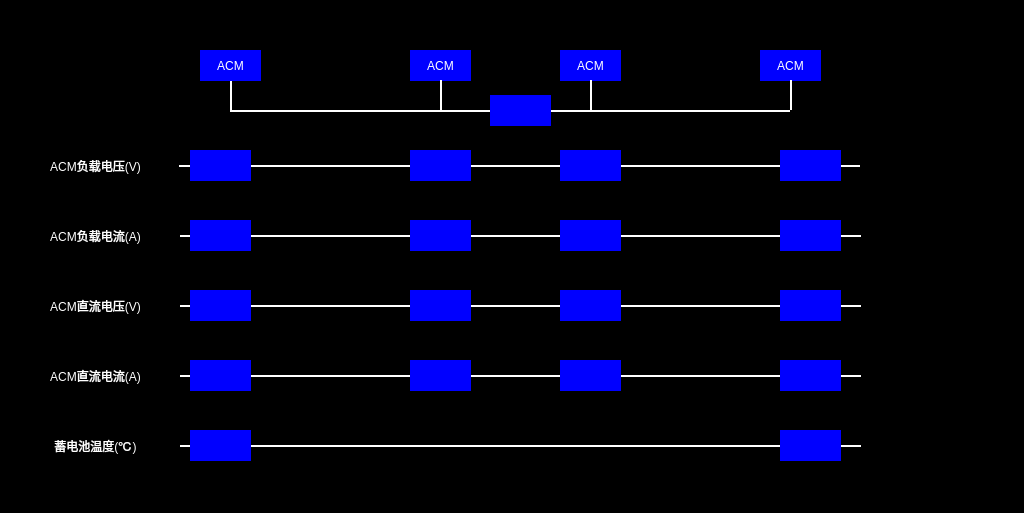
<?xml version="1.0" encoding="UTF-8"?>
<ui version="4.0">
 <class>VehicleSIVPage</class>
 <widget class="QWidget" name="VehicleSIVPage">
  <property name="geometry">
   <rect>
    <x>0</x>
    <y>0</y>
    <width>1024</width>
    <height>513</height>
   </rect>
  </property>
  <property name="windowTitle">
   <string>Form</string>
  </property>
  <property name="styleSheet">
   <string notr="true">QWidget
{
	background-color:black;
}
QLabel
{
	font: 20px, &quot;微软雅黑&quot;;
	color:white;
background-color:blue;
}
QPushButton
{
	background-color:brown ;
	border-top: 2px solid white;	
	border-left: 2px solid white;
}</string>
  </property>
  <widget class="QLabel" name="BCTTC1lbl">
   <property name="geometry">
    <rect>
     <x>190</x>
     <y>430</y>
     <width>61</width>
     <height>31</height>
    </rect>
   </property>
   <property name="text">
    <string/>
   </property>
   <property name="alignment">
    <set>Qt::AlignCenter</set>
   </property>
  </widget>
  <widget class="QLabel" name="LOADVM2lbl">
   <property name="geometry">
    <rect>
     <x>560</x>
     <y>150</y>
     <width>61</width>
     <height>31</height>
    </rect>
   </property>
   <property name="text">
    <string/>
   </property>
   <property name="alignment">
    <set>Qt::AlignCenter</set>
   </property>
  </widget>
  <widget class="QLabel" name="LOADVTC2lbl">
   <property name="geometry">
    <rect>
     <x>780</x>
     <y>150</y>
     <width>61</width>
     <height>31</height>
    </rect>
   </property>
   <property name="text">
    <string/>
   </property>
   <property name="alignment">
    <set>Qt::AlignCenter</set>
   </property>
  </widget>
  <widget class="QLabel" name="DCVTC2lbl">
   <property name="geometry">
    <rect>
     <x>780</x>
     <y>290</y>
     <width>61</width>
     <height>31</height>
    </rect>
   </property>
   <property name="text">
    <string/>
   </property>
   <property name="alignment">
    <set>Qt::AlignCenter</set>
   </property>
  </widget>
  <widget class="QLabel" name="DCVM2lbl">
   <property name="geometry">
    <rect>
     <x>560</x>
     <y>290</y>
     <width>61</width>
     <height>31</height>
    </rect>
   </property>
   <property name="text">
    <string/>
   </property>
   <property name="alignment">
    <set>Qt::AlignCenter</set>
   </property>
  </widget>
  <widget class="QLabel" name="lbl1_9">
   <property name="geometry">
    <rect>
     <x>180</x>
     <y>235</y>
     <width>681</width>
     <height>2</height>
    </rect>
   </property>
   <property name="styleSheet">
    <string notr="true">background-color:white;</string>
   </property>
   <property name="text">
    <string/>
   </property>
   <property name="alignment">
    <set>Qt::AlignCenter</set>
   </property>
  </widget>
  <widget class="QLabel" name="LOADVTC1lbl">
   <property name="geometry">
    <rect>
     <x>190</x>
     <y>150</y>
     <width>61</width>
     <height>31</height>
    </rect>
   </property>
   <property name="text">
    <string/>
   </property>
   <property name="alignment">
    <set>Qt::AlignCenter</set>
   </property>
  </widget>
  <widget class="QLabel" name="lbl1_6">
   <property name="geometry">
    <rect>
     <x>20</x>
     <y>430</y>
     <width>151</width>
     <height>31</height>
    </rect>
   </property>
   <property name="styleSheet">
    <string notr="true">background-color:black;</string>
   </property>
   <property name="text">
    <string>蓄电池温度(℃)</string>
   </property>
   <property name="alignment">
    <set>Qt::AlignCenter</set>
   </property>
  </widget>
  <widget class="QLabel" name="lbl1_5">
   <property name="geometry">
    <rect>
     <x>20</x>
     <y>360</y>
     <width>151</width>
     <height>31</height>
    </rect>
   </property>
   <property name="styleSheet">
    <string notr="true">background-color:black;</string>
   </property>
   <property name="text">
    <string>ACM直流电流(A)</string>
   </property>
   <property name="alignment">
    <set>Qt::AlignCenter</set>
   </property>
  </widget>
  <widget class="QLabel" name="LOADAM2lbl">
   <property name="geometry">
    <rect>
     <x>560</x>
     <y>220</y>
     <width>61</width>
     <height>31</height>
    </rect>
   </property>
   <property name="text">
    <string/>
   </property>
   <property name="alignment">
    <set>Qt::AlignCenter</set>
   </property>
  </widget>
  <widget class="QLabel" name="LOADAM1lbl">
   <property name="geometry">
    <rect>
     <x>410</x>
     <y>220</y>
     <width>61</width>
     <height>31</height>
    </rect>
   </property>
   <property name="text">
    <string/>
   </property>
   <property name="alignment">
    <set>Qt::AlignCenter</set>
   </property>
  </widget>
  <widget class="QLabel" name="DCATC2lbl">
   <property name="geometry">
    <rect>
     <x>780</x>
     <y>360</y>
     <width>61</width>
     <height>31</height>
    </rect>
   </property>
   <property name="text">
    <string/>
   </property>
   <property name="alignment">
    <set>Qt::AlignCenter</set>
   </property>
  </widget>
  <widget class="QLabel" name="LOADATC1lbl">
   <property name="geometry">
    <rect>
     <x>190</x>
     <y>220</y>
     <width>61</width>
     <height>31</height>
    </rect>
   </property>
   <property name="text">
    <string/>
   </property>
   <property name="alignment">
    <set>Qt::AlignCenter</set>
   </property>
  </widget>
  <widget class="QLabel" name="LOADATC2lbl">
   <property name="geometry">
    <rect>
     <x>780</x>
     <y>220</y>
     <width>61</width>
     <height>31</height>
    </rect>
   </property>
   <property name="text">
    <string/>
   </property>
   <property name="alignment">
    <set>Qt::AlignCenter</set>
   </property>
  </widget>
  <widget class="QLabel" name="lbl1_11">
   <property name="geometry">
    <rect>
     <x>180</x>
     <y>375</y>
     <width>681</width>
     <height>2</height>
    </rect>
   </property>
   <property name="styleSheet">
    <string notr="true">background-color:white;</string>
   </property>
   <property name="text">
    <string/>
   </property>
   <property name="alignment">
    <set>Qt::AlignCenter</set>
   </property>
  </widget>
  <widget class="QLabel" name="DCVM1lbl">
   <property name="geometry">
    <rect>
     <x>410</x>
     <y>290</y>
     <width>61</width>
     <height>31</height>
    </rect>
   </property>
   <property name="text">
    <string/>
   </property>
   <property name="alignment">
    <set>Qt::AlignCenter</set>
   </property>
  </widget>
  <widget class="QLabel" name="lbl1_8">
   <property name="geometry">
    <rect>
     <x>179</x>
     <y>165</y>
     <width>681</width>
     <height>2</height>
    </rect>
   </property>
   <property name="styleSheet">
    <string notr="true">background-color:white;</string>
   </property>
   <property name="text">
    <string/>
   </property>
   <property name="alignment">
    <set>Qt::AlignCenter</set>
   </property>
  </widget>
  <widget class="QLabel" name="DCVTC1lbl">
   <property name="geometry">
    <rect>
     <x>190</x>
     <y>290</y>
     <width>61</width>
     <height>31</height>
    </rect>
   </property>
   <property name="text">
    <string/>
   </property>
   <property name="alignment">
    <set>Qt::AlignCenter</set>
   </property>
  </widget>
  <widget class="QLabel" name="lbl1_10">
   <property name="geometry">
    <rect>
     <x>180</x>
     <y>305</y>
     <width>681</width>
     <height>2</height>
    </rect>
   </property>
   <property name="styleSheet">
    <string notr="true">background-color:white;</string>
   </property>
   <property name="text">
    <string/>
   </property>
   <property name="alignment">
    <set>Qt::AlignCenter</set>
   </property>
  </widget>
  <widget class="QLabel" name="BCTTC2lbl">
   <property name="geometry">
    <rect>
     <x>780</x>
     <y>430</y>
     <width>61</width>
     <height>31</height>
    </rect>
   </property>
   <property name="text">
    <string/>
   </property>
   <property name="alignment">
    <set>Qt::AlignCenter</set>
   </property>
  </widget>
  <widget class="QLabel" name="lbl1_4">
   <property name="geometry">
    <rect>
     <x>20</x>
     <y>290</y>
     <width>151</width>
     <height>31</height>
    </rect>
   </property>
   <property name="styleSheet">
    <string notr="true">background-color:black;</string>
   </property>
   <property name="text">
    <string>ACM直流电压(V)</string>
   </property>
   <property name="alignment">
    <set>Qt::AlignCenter</set>
   </property>
  </widget>
  <widget class="QLabel" name="LOADVM1lbl">
   <property name="geometry">
    <rect>
     <x>410</x>
     <y>150</y>
     <width>61</width>
     <height>31</height>
    </rect>
   </property>
   <property name="text">
    <string/>
   </property>
   <property name="alignment">
    <set>Qt::AlignCenter</set>
   </property>
  </widget>
  <widget class="QLabel" name="lbl1_3">
   <property name="geometry">
    <rect>
     <x>20</x>
     <y>220</y>
     <width>151</width>
     <height>31</height>
    </rect>
   </property>
   <property name="styleSheet">
    <string notr="true">background-color:black;</string>
   </property>
   <property name="text">
    <string>ACM负载电流(A)</string>
   </property>
   <property name="alignment">
    <set>Qt::AlignCenter</set>
   </property>
  </widget>
  <widget class="QLabel" name="lbl1_12">
   <property name="geometry">
    <rect>
     <x>180</x>
     <y>445</y>
     <width>681</width>
     <height>2</height>
    </rect>
   </property>
   <property name="styleSheet">
    <string notr="true">background-color:white;</string>
   </property>
   <property name="text">
    <string/>
   </property>
   <property name="alignment">
    <set>Qt::AlignCenter</set>
   </property>
  </widget>
  <widget class="QLabel" name="DCATC1lbl">
   <property name="geometry">
    <rect>
     <x>190</x>
     <y>360</y>
     <width>61</width>
     <height>31</height>
    </rect>
   </property>
   <property name="text">
    <string/>
   </property>
   <property name="alignment">
    <set>Qt::AlignCenter</set>
   </property>
  </widget>
  <widget class="QLabel" name="lbl1_2">
   <property name="geometry">
    <rect>
     <x>20</x>
     <y>150</y>
     <width>151</width>
     <height>31</height>
    </rect>
   </property>
   <property name="styleSheet">
    <string notr="true">background-color:black;</string>
   </property>
   <property name="text">
    <string>ACM负载电压(V)</string>
   </property>
   <property name="alignment">
    <set>Qt::AlignCenter</set>
   </property>
  </widget>
  <widget class="QLabel" name="DCAM1lbl">
   <property name="geometry">
    <rect>
     <x>410</x>
     <y>360</y>
     <width>61</width>
     <height>31</height>
    </rect>
   </property>
   <property name="text">
    <string/>
   </property>
   <property name="alignment">
    <set>Qt::AlignCenter</set>
   </property>
  </widget>
  <widget class="QLabel" name="DCAM2lbl">
   <property name="geometry">
    <rect>
     <x>560</x>
     <y>360</y>
     <width>61</width>
     <height>31</height>
    </rect>
   </property>
   <property name="text">
    <string/>
   </property>
   <property name="alignment">
    <set>Qt::AlignCenter</set>
   </property>
  </widget>
  <widget class="QLabel" name="lbl1_13">
   <property name="geometry">
    <rect>
     <x>230</x>
     <y>110</y>
     <width>560</width>
     <height>2</height>
    </rect>
   </property>
   <property name="styleSheet">
    <string notr="true">background-color:white;</string>
   </property>
   <property name="text">
    <string/>
   </property>
   <property name="alignment">
    <set>Qt::AlignCenter</set>
   </property>
  </widget>
  <widget class="QLabel" name="lbl1_14">
   <property name="geometry">
    <rect>
     <x>230</x>
     <y>80</y>
     <width>2</width>
     <height>30</height>
    </rect>
   </property>
   <property name="styleSheet">
    <string notr="true">background-color:white;</string>
   </property>
   <property name="text">
    <string/>
   </property>
   <property name="alignment">
    <set>Qt::AlignCenter</set>
   </property>
  </widget>
  <widget class="QLabel" name="ACMTC1lbl">
   <property name="geometry">
    <rect>
     <x>200</x>
     <y>50</y>
     <width>61</width>
     <height>31</height>
    </rect>
   </property>
   <property name="text">
    <string>ACM</string>
   </property>
   <property name="alignment">
    <set>Qt::AlignCenter</set>
   </property>
  </widget>
  <widget class="QLabel" name="ACMM1lbl">
   <property name="geometry">
    <rect>
     <x>410</x>
     <y>50</y>
     <width>61</width>
     <height>31</height>
    </rect>
   </property>
   <property name="text">
    <string>ACM</string>
   </property>
   <property name="alignment">
    <set>Qt::AlignCenter</set>
   </property>
  </widget>
  <widget class="QLabel" name="lbl1_15">
   <property name="geometry">
    <rect>
     <x>440</x>
     <y>80</y>
     <width>2</width>
     <height>30</height>
    </rect>
   </property>
   <property name="styleSheet">
    <string notr="true">background-color:white;</string>
   </property>
   <property name="text">
    <string/>
   </property>
   <property name="alignment">
    <set>Qt::AlignCenter</set>
   </property>
  </widget>
  <widget class="QLabel" name="ACMM2lbl">
   <property name="geometry">
    <rect>
     <x>560</x>
     <y>50</y>
     <width>61</width>
     <height>31</height>
    </rect>
   </property>
   <property name="text">
    <string>ACM</string>
   </property>
   <property name="alignment">
    <set>Qt::AlignCenter</set>
   </property>
  </widget>
  <widget class="QLabel" name="lbl1_16">
   <property name="geometry">
    <rect>
     <x>590</x>
     <y>80</y>
     <width>2</width>
     <height>30</height>
    </rect>
   </property>
   <property name="styleSheet">
    <string notr="true">background-color:white;</string>
   </property>
   <property name="text">
    <string/>
   </property>
   <property name="alignment">
    <set>Qt::AlignCenter</set>
   </property>
  </widget>
  <widget class="QLabel" name="ACMTC2lbl">
   <property name="geometry">
    <rect>
     <x>760</x>
     <y>50</y>
     <width>61</width>
     <height>31</height>
    </rect>
   </property>
   <property name="text">
    <string>ACM</string>
   </property>
   <property name="alignment">
    <set>Qt::AlignCenter</set>
   </property>
  </widget>
  <widget class="QLabel" name="lbl1_17">
   <property name="geometry">
    <rect>
     <x>790</x>
     <y>80</y>
     <width>2</width>
     <height>30</height>
    </rect>
   </property>
   <property name="styleSheet">
    <string notr="true">background-color:white;</string>
   </property>
   <property name="text">
    <string/>
   </property>
   <property name="alignment">
    <set>Qt::AlignCenter</set>
   </property>
  </widget>
  <widget class="QLabel" name="ACMKMlbl">
   <property name="geometry">
    <rect>
     <x>490</x>
     <y>95</y>
     <width>61</width>
     <height>31</height>
    </rect>
   </property>
   <property name="styleSheet">
    <string notr="true">border-image: url(:/images/images/ACMKMclose.bmp);</string>
   </property>
   <property name="text">
    <string/>
   </property>
   <property name="alignment">
    <set>Qt::AlignCenter</set>
   </property>
  </widget>
  <zorder>lbl1_11</zorder>
  <zorder>lbl1_9</zorder>
  <zorder>lbl1_10</zorder>
  <zorder>lbl1_12</zorder>
  <zorder>lbl1_8</zorder>
  <zorder>BCTTC1lbl</zorder>
  <zorder>LOADVM2lbl</zorder>
  <zorder>LOADVTC2lbl</zorder>
  <zorder>DCVTC2lbl</zorder>
  <zorder>DCVM2lbl</zorder>
  <zorder>LOADVTC1lbl</zorder>
  <zorder>lbl1_6</zorder>
  <zorder>lbl1_5</zorder>
  <zorder>LOADAM2lbl</zorder>
  <zorder>LOADAM1lbl</zorder>
  <zorder>DCATC2lbl</zorder>
  <zorder>LOADATC1lbl</zorder>
  <zorder>LOADATC2lbl</zorder>
  <zorder>DCVM1lbl</zorder>
  <zorder>DCVTC1lbl</zorder>
  <zorder>BCTTC2lbl</zorder>
  <zorder>lbl1_4</zorder>
  <zorder>LOADVM1lbl</zorder>
  <zorder>lbl1_3</zorder>
  <zorder>DCATC1lbl</zorder>
  <zorder>lbl1_2</zorder>
  <zorder>DCAM1lbl</zorder>
  <zorder>DCAM2lbl</zorder>
  <zorder>lbl1_13</zorder>
  <zorder>lbl1_14</zorder>
  <zorder>ACMTC1lbl</zorder>
  <zorder>ACMM1lbl</zorder>
  <zorder>lbl1_15</zorder>
  <zorder>ACMM2lbl</zorder>
  <zorder>lbl1_16</zorder>
  <zorder>ACMTC2lbl</zorder>
  <zorder>lbl1_17</zorder>
  <zorder>ACMKMlbl</zorder>
 </widget>
 <resources/>
 <connections/>
</ui>
